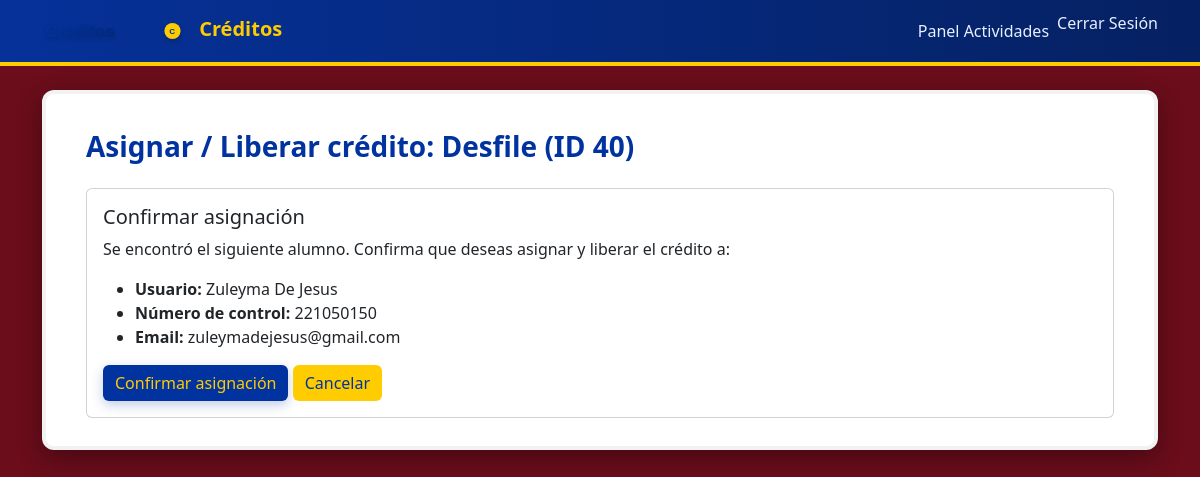
The app's page /creditos/admin/asignar/40/?numero_control=221050150 (signed in) with its own data.
### creditos/models.py (models this page shows, shortened)
class Credito(models.Model):
    TIPOS = (
        ('academico', 'Académico'),
        ('cultural', 'Cultural'),
        ('deportivo', 'Deportivo'),
    )
    alumno = models.ForeignKey(Usuario, on_delete=models.SET_NULL, null=True, blank=True, related_name='creditos')
    nombre = models.CharField(max_length=100, default="")
    tipo = models.CharField(max_length=20, choices=TIPOS)
    semestre = models.CharField(max_length=10)
    numero_control = models.CharField(max_length=30, blank=True)
    fecha_liberacion = models.DateField(blank=True, null=True)
    liberado = models.BooleanField(default=False)
    firmado_alumno = models.BooleanField(default=False)
    firmado_admin = models.BooleanField(default=False)
    firmado_docente = models.BooleanField(default=False)
    firmado_admin_por = models.ForeignKey(Usuario, on_delete=models.SET_NULL, null=True, blank=True, related_name='creditos_firmados_admin')
    firmado_admin_en = models.DateTimeField(null=True, blank=True)
    firmado_docente_por = models.ForeignKey(Usuario, on_delete=models.SET_NULL, null=True, blank=True, related_name='creditos_firmados_docente')
    firmado_docente_en = models.DateTimeField(null=True, blank=True)
    firmado_alumno_por = models.ForeignKey(Usuario, on_delete=models.SET_NULL, null=True, blank=True, related_name='creditos_firmados_alumno')
    firmado_alumno_en = models.DateTimeField(null=True, blank=True)

### usuarios/models.py (models this page shows, shortened)
class Usuario(AbstractUser):
    username_validator = RegexValidator(
        regex=r'^[\w\s\-áéíóúñÁÉÍÓÚÑ]+$',
        message='El nombre de usuario solo puede contener letras, números, espacios y guiones.',
        code='invalid_username'
    )
    username = models.CharField(
        max_length=150,
        unique=True,
        validators=[username_validator],
        help_text='Letras, números, espacios y guiones. Sin caracteres especiales.'
    )
    es_admin_creditos = models.BooleanField(default=False)
    es_alumno = models.BooleanField(default=True)
    es_docente = models.BooleanField(default=False)
    numero_control = models.CharField(max_length=30, blank=True)

### creditos/views.py (the view, shortened to what this page needs)
# urls.py: path('admin/asignar/<int:id_credito>/', views.asignar_credito, name='asignar_credito'),
@login_required
def asignar_credito(request, id_credito):
    credito = get_object_or_404(Credito, id=id_credito)
    confirm_user = None
    numero_control = request.POST.get('numero_control') or request.GET.get('numero_control')
    nombre = request.POST.get('nombre')
    if numero_control:
        try:
            confirm_user = Usuario.objects.get(numero_control=numero_control, es_alumno=True)
        except Usuario.DoesNotExist:
            confirm_user = None
            messages.info(request, f'No se encontró alumno con número de control {numero_control}.')
    return render(request, 'creditos/asignar_credito.html', {
        'credito': credito,
        'confirm_user': confirm_user,
        'numero_control': numero_control,
        'nombre': nombre,
    })

### creditos/templates/creditos/asignar_credito.html (shortened to what this page needs)
{% extends 'usuarios/base.html' %}
{% block content %}
<div class="container mt-2">
    <h3 class="page-title">Asignar / Liberar crédito: {{ credito.nombre }} (ID {{ credito.id }})</h3>
    {% if confirm_user %}
        <div class="card mt-4">
            <div class="card-body">
                <h5 class="card-title">Confirmar asignación</h5>
                <p class="card-text">Se encontró el siguiente alumno. Confirma que deseas asignar y liberar el crédito a:</p>
                <ul>
                    <li><strong>Usuario:</strong> {{ confirm_user.username }}</li>
                    <li><strong>Número de control:</strong> {{ confirm_user.numero_control }}</li>
                    <li><strong>Email:</strong> {{ confirm_user.email }}</li>
                </ul>
                <form method="post">
                    <button type="submit" class="btn btn-primary">Confirmar asignación</button>
                    <a href="{% url 'asignar_credito' credito.id %}" class="btn btn-secondary">Cancelar</a>
                </form>
            </div>
        </div>
    {% endif %}
</div>
{% endblock %}

### static/css/estilo.css (style rules this page uses)
:root { --tinto: #6b0d1b; --azul: #0033a0; --amarillo: #ffcc00; --card-bg: #ffffff; --muted: #6c757d; }
html, body { height: 100%; }
body { background-color: var(--tinto); color: #222; font-family: 'Segoe UI', Roboto, Arial, sans-serif; }
.page-title { color: var(--azul); font-weight: 700; }
.btn-primary { background-color: var(--azul) !important; color: var(--amarillo) !important; border: none !important; box-shadow: 0 4px 12px rgba(0,51,160,0.25); }
.btn-secondary { background-color: var(--amarillo) !important; color: var(--azul) !important; border: none !important; }

### records on screen
Credito: nombre "Desfile", id "40"
Usuario: username "Zuleyma De Jesus", numero_control "221050150", email "zuleymadejesus@gmail.com"
